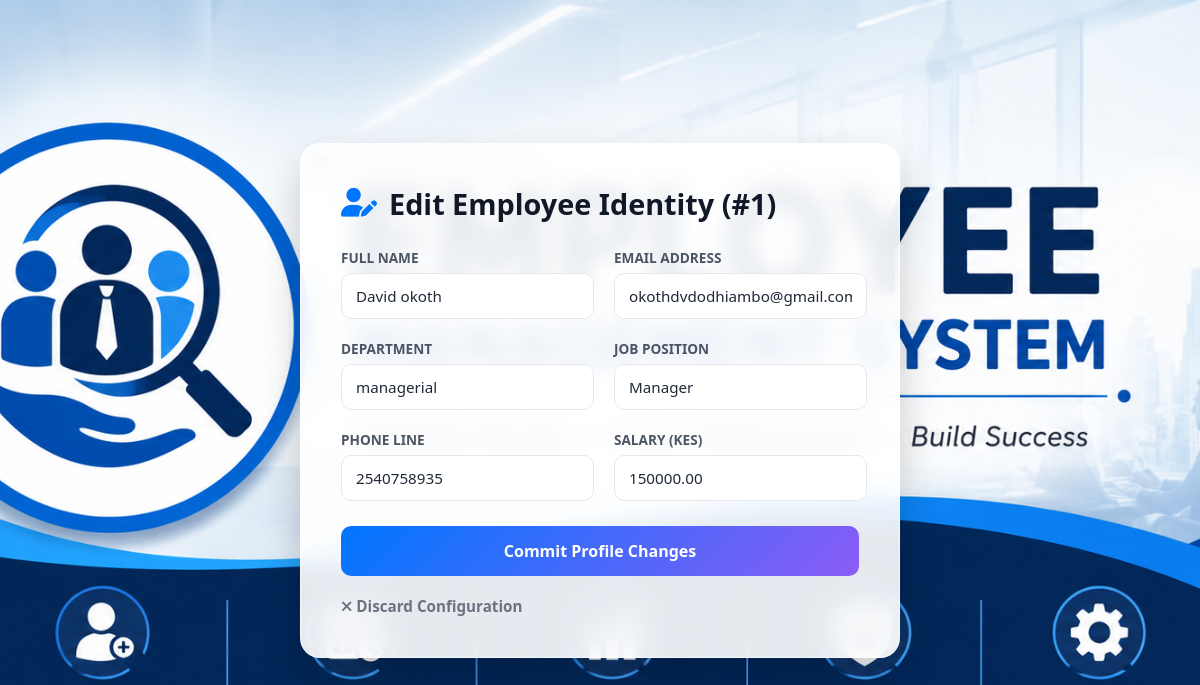
The app's page /edit_employee.php?id=1 (signed in) with its own data.
### tables this page shows
CREATE TABLE `details` (
  `id` int(11) NOT NULL,
  `fullname` varchar(100) NOT NULL,
  `email` varchar(100) NOT NULL,
  `department` varchar(100) NOT NULL,
  `position` varchar(100) NOT NULL,
  `phone` varchar(20) DEFAULT NULL,
  `salary` decimal(10,2) DEFAULT NULL,
  `date_created` timestamp NOT NULL DEFAULT current_timestamp(),
  `employee_code` varchar(20) DEFAULT NULL,
  `photo` varchar(255) DEFAULT NULL
);

### edit_employee.php (the view, shortened to what this page needs)
<?php
include("connect.php");
if(isset($_GET['id'])){
    $id = mysqli_real_escape_string($conn, $_GET['id']);
    $query = mysqli_query($conn, "SELECT * FROM details WHERE id = '$id'");
    $employee = mysqli_fetch_assoc($query);
} else {
    header("Location: index.php");
    exit();
}
?>
<!DOCTYPE html>
<html lang="en">
<head>
    <link rel="stylesheet" href="https://cdnjs.cloudflare.com/ajax/libs/font-awesome/6.4.0/css/all.min.css">
</head>
<body>
<div class="form-container">
    <h2><i class="fa-solid fa-user-pen"></i> Edit Employee Identity (#<?php echo $id; ?>)</h2>
    <form method="POST">
        <div class="form-grid">
            <div class="input-group">
                <label>Full Name</label>
                <input type="text" name="fullname" value="<?php echo htmlspecialchars($employee['fullname']); ?>" required>
            </div>
            <div class="input-group">
                <label>Email Address</label>
                <input type="email" name="email" value="<?php echo htmlspecialchars($employee['email']); ?>" required>
            </div>
            <div class="input-group">
                <label>Department</label>
                <input type="text" name="department" value="<?php echo htmlspecialchars($employee['department']); ?>" required>
            </div>
            <div class="input-group">
                <label>Job Position</label>
                <input type="text" name="position" value="<?php echo htmlspecialchars($employee['position']); ?>" required>
            </div>
            <div class="input-group">
                <label>Phone Line</label>
                <input type="text" name="phone" value="<?php echo htmlspecialchars($employee['phone']); ?>" required>
            </div>
            <div class="input-group">
                <label>Salary (KES)</label>
                <input type="number" name="salary" value="<?php echo htmlspecialchars($employee['salary']); ?>" required>
            </div>
        </div>
        <button type="submit" name="update_employee" class="btn-save">Commit Profile Changes</button>
    </form>
    <a href="#" onclick="window.history.back(); return false;" class="cancel-link">
        <i class="fa-solid fa-xmark"></i> Discard Configuration
    </a>
</div>
</body>
</html>

### edit_employee.php (style rules this page uses)
:root { --primary-blue: #0076fe; --accent-purple: #8b5cf6; --text-dark: #1f2937; --card-bg: rgba(255, 255, 255, 0.9); }
* { margin: 0; padding: 0; box-sizing: border-box; font-family: 'Segoe UI', sans-serif; }
body { background-image: url("image.png"); background-size: cover; background-position: center; background-repeat: no-repeat; background-attachment: fixed; min-height: 100vh; display: flex; justify-content: center; align-items: center; padding: 40px 20px; }
.form-container { max-width: 600px; width: 100%; background: var(--card-bg); backdrop-filter: blur(12px); -webkit-backdrop-filter: blur(12px); padding: 40px; border-radius: 20px; box-shadow: 0 20px 40px rgba(0,0,0,0.2); border: 1px solid rgba(255,255,255,0.6); }
h2 { font-size: 1.8rem; color: #111827; margin-bottom: 25px; display: flex; align-items: center; gap: 12px; }
h2 i { color: var(--primary-blue); }
.form-grid { display: grid; grid-template-columns: 1fr 1fr; gap: 20px; text-align: left; margin-bottom: 25px; }
.input-group { display: flex; flex-direction: column; }
.input-group label { font-size: 0.85rem; font-weight: 700; color: #4b5563; margin-bottom: 6px; text-transform: uppercase; }
.input-group input { padding: 12px 14px; border-radius: 10px; border: 1.5px solid #e5e7eb; font-size: 0.95rem; outline: none; background: #ffffff; color: var(--text-dark); transition: all 0.3s; }
.btn-save { width: 100%; padding: 14px; border: none; border-radius: 10px; background: linear-gradient(135deg, var(--primary-blue), var(--accent-purple)); color: white; font-size: 1rem; font-weight: 600; cursor: pointer; transition: all 0.2s; }
.cancel-link { display: inline-block; margin-top: 20px; color: #6b7280; text-decoration: none; font-size: 0.95rem; font-weight: 600; transition: color 0.2s; cursor: pointer; }

### records on screen
details: fullname "David okoth", email "okothdvdodhiambo@gmail.com", department "managerial", position "Manager", phone "2540758935", salary "150000.00"

### other values on screen
$id "1"
